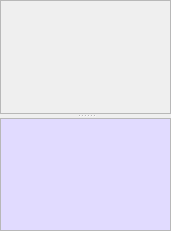
<ui version="4.0" >
 <class>frmComment</class>
 <widget class="QWidget" name="frmComment" >
  <property name="geometry" >
   <rect>
    <x>0</x>
    <y>0</y>
    <width>171</width>
    <height>231</height>
   </rect>
  </property>
  <property name="sizePolicy" >
   <sizepolicy>
    <hsizetype>3</hsizetype>
    <vsizetype>3</vsizetype>
    <horstretch>0</horstretch>
    <verstretch>0</verstretch>
   </sizepolicy>
  </property>
  <property name="minimumSize" >
   <size>
    <width>150</width>
    <height>50</height>
   </size>
  </property>
  <property name="contextMenuPolicy" >
   <enum>Qt::DefaultContextMenu</enum>
  </property>
  <property name="windowTitle" >
   <string>Comments</string>
  </property>
  <layout class="QGridLayout" >
   <property name="margin" >
    <number>0</number>
   </property>
   <property name="spacing" >
    <number>6</number>
   </property>
   <item row="0" column="0" >
    <widget class="QSplitter" name="splitter" >
     <property name="minimumSize" >
      <size>
       <width>16</width>
       <height>20</height>
      </size>
     </property>
     <property name="orientation" >
      <enum>Qt::Vertical</enum>
     </property>
     <property name="childrenCollapsible" >
      <bool>false</bool>
     </property>
     <widget class="QTextEdit" name="txtTranslatorComment" >
      <property name="enabled" >
       <bool>false</bool>
      </property>
      <property name="minimumSize" >
       <size>
        <width>0</width>
        <height>0</height>
       </size>
      </property>
      <property name="toolTip" >
       <string>Translators' comments</string>
      </property>
      <property name="whatsThis" >
       <string>&lt;h3>Translator Comment&lt;/h3>This is where translator can leave comments for other translators or for reviewers.</string>
      </property>
     </widget>
     <widget class="QTextEdit" name="txtLocationComment" >
      <property name="palette" >
       <palette>
        <active>
         <colorrole role="WindowText" >
          <brush brushstyle="SolidPattern" >
           <color alpha="255" >
            <red>0</red>
            <green>0</green>
            <blue>0</blue>
           </color>
          </brush>
         </colorrole>
         <colorrole role="Button" >
          <brush brushstyle="SolidPattern" >
           <color alpha="255" >
            <red>221</red>
            <green>223</green>
            <blue>228</blue>
           </color>
          </brush>
         </colorrole>
         <colorrole role="Light" >
          <brush brushstyle="SolidPattern" >
           <color alpha="255" >
            <red>255</red>
            <green>255</green>
            <blue>255</blue>
           </color>
          </brush>
         </colorrole>
         <colorrole role="Midlight" >
          <brush brushstyle="SolidPattern" >
           <color alpha="255" >
            <red>255</red>
            <green>255</green>
            <blue>255</blue>
           </color>
          </brush>
         </colorrole>
         <colorrole role="Dark" >
          <brush brushstyle="SolidPattern" >
           <color alpha="255" >
            <red>85</red>
            <green>85</green>
            <blue>85</blue>
           </color>
          </brush>
         </colorrole>
         <colorrole role="Mid" >
          <brush brushstyle="SolidPattern" >
           <color alpha="255" >
            <red>199</red>
            <green>199</green>
            <blue>199</blue>
           </color>
          </brush>
         </colorrole>
         <colorrole role="Text" >
          <brush brushstyle="SolidPattern" >
           <color alpha="255" >
            <red>0</red>
            <green>0</green>
            <blue>0</blue>
           </color>
          </brush>
         </colorrole>
         <colorrole role="BrightText" >
          <brush brushstyle="SolidPattern" >
           <color alpha="255" >
            <red>255</red>
            <green>255</green>
            <blue>255</blue>
           </color>
          </brush>
         </colorrole>
         <colorrole role="ButtonText" >
          <brush brushstyle="SolidPattern" >
           <color alpha="255" >
            <red>0</red>
            <green>0</green>
            <blue>0</blue>
           </color>
          </brush>
         </colorrole>
         <colorrole role="Base" >
          <brush brushstyle="SolidPattern" >
           <color alpha="255" >
            <red>225</red>
            <green>219</green>
            <blue>255</blue>
           </color>
          </brush>
         </colorrole>
         <colorrole role="Window" >
          <brush brushstyle="SolidPattern" >
           <color alpha="255" >
            <red>239</red>
            <green>239</green>
            <blue>239</blue>
           </color>
          </brush>
         </colorrole>
         <colorrole role="Shadow" >
          <brush brushstyle="SolidPattern" >
           <color alpha="255" >
            <red>0</red>
            <green>0</green>
            <blue>0</blue>
           </color>
          </brush>
         </colorrole>
         <colorrole role="Highlight" >
          <brush brushstyle="SolidPattern" >
           <color alpha="255" >
            <red>103</red>
            <green>141</green>
            <blue>178</blue>
           </color>
          </brush>
         </colorrole>
         <colorrole role="HighlightedText" >
          <brush brushstyle="SolidPattern" >
           <color alpha="255" >
            <red>255</red>
            <green>255</green>
            <blue>255</blue>
           </color>
          </brush>
         </colorrole>
         <colorrole role="Link" >
          <brush brushstyle="SolidPattern" >
           <color alpha="255" >
            <red>0</red>
            <green>0</green>
            <blue>238</blue>
           </color>
          </brush>
         </colorrole>
         <colorrole role="LinkVisited" >
          <brush brushstyle="SolidPattern" >
           <color alpha="255" >
            <red>82</red>
            <green>24</green>
            <blue>139</blue>
           </color>
          </brush>
         </colorrole>
         <colorrole role="AlternateBase" >
          <brush brushstyle="SolidPattern" >
           <color alpha="255" >
            <red>232</red>
            <green>232</green>
            <blue>232</blue>
           </color>
          </brush>
         </colorrole>
        </active>
        <inactive>
         <colorrole role="WindowText" >
          <brush brushstyle="SolidPattern" >
           <color alpha="255" >
            <red>0</red>
            <green>0</green>
            <blue>0</blue>
           </color>
          </brush>
         </colorrole>
         <colorrole role="Button" >
          <brush brushstyle="SolidPattern" >
           <color alpha="255" >
            <red>221</red>
            <green>223</green>
            <blue>228</blue>
           </color>
          </brush>
         </colorrole>
         <colorrole role="Light" >
          <brush brushstyle="SolidPattern" >
           <color alpha="255" >
            <red>255</red>
            <green>255</green>
            <blue>255</blue>
           </color>
          </brush>
         </colorrole>
         <colorrole role="Midlight" >
          <brush brushstyle="SolidPattern" >
           <color alpha="255" >
            <red>255</red>
            <green>255</green>
            <blue>255</blue>
           </color>
          </brush>
         </colorrole>
         <colorrole role="Dark" >
          <brush brushstyle="SolidPattern" >
           <color alpha="255" >
            <red>85</red>
            <green>85</green>
            <blue>85</blue>
           </color>
          </brush>
         </colorrole>
         <colorrole role="Mid" >
          <brush brushstyle="SolidPattern" >
           <color alpha="255" >
            <red>199</red>
            <green>199</green>
            <blue>199</blue>
           </color>
          </brush>
         </colorrole>
         <colorrole role="Text" >
          <brush brushstyle="SolidPattern" >
           <color alpha="255" >
            <red>0</red>
            <green>0</green>
            <blue>0</blue>
           </color>
          </brush>
         </colorrole>
         <colorrole role="BrightText" >
          <brush brushstyle="SolidPattern" >
           <color alpha="255" >
            <red>255</red>
            <green>255</green>
            <blue>255</blue>
           </color>
          </brush>
         </colorrole>
         <colorrole role="ButtonText" >
          <brush brushstyle="SolidPattern" >
           <color alpha="255" >
            <red>0</red>
            <green>0</green>
            <blue>0</blue>
           </color>
          </brush>
         </colorrole>
         <colorrole role="Base" >
          <brush brushstyle="SolidPattern" >
           <color alpha="255" >
            <red>225</red>
            <green>219</green>
            <blue>255</blue>
           </color>
          </brush>
         </colorrole>
         <colorrole role="Window" >
          <brush brushstyle="SolidPattern" >
           <color alpha="255" >
            <red>239</red>
            <green>239</green>
            <blue>239</blue>
           </color>
          </brush>
         </colorrole>
         <colorrole role="Shadow" >
          <brush brushstyle="SolidPattern" >
           <color alpha="255" >
            <red>0</red>
            <green>0</green>
            <blue>0</blue>
           </color>
          </brush>
         </colorrole>
         <colorrole role="Highlight" >
          <brush brushstyle="SolidPattern" >
           <color alpha="255" >
            <red>103</red>
            <green>141</green>
            <blue>178</blue>
           </color>
          </brush>
         </colorrole>
         <colorrole role="HighlightedText" >
          <brush brushstyle="SolidPattern" >
           <color alpha="255" >
            <red>255</red>
            <green>255</green>
            <blue>255</blue>
           </color>
          </brush>
         </colorrole>
         <colorrole role="Link" >
          <brush brushstyle="SolidPattern" >
           <color alpha="255" >
            <red>0</red>
            <green>0</green>
            <blue>238</blue>
           </color>
          </brush>
         </colorrole>
         <colorrole role="LinkVisited" >
          <brush brushstyle="SolidPattern" >
           <color alpha="255" >
            <red>82</red>
            <green>24</green>
            <blue>139</blue>
           </color>
          </brush>
         </colorrole>
         <colorrole role="AlternateBase" >
          <brush brushstyle="SolidPattern" >
           <color alpha="255" >
            <red>232</red>
            <green>232</green>
            <blue>232</blue>
           </color>
          </brush>
         </colorrole>
        </inactive>
        <disabled>
         <colorrole role="WindowText" >
          <brush brushstyle="SolidPattern" >
           <color alpha="255" >
            <red>128</red>
            <green>128</green>
            <blue>128</blue>
           </color>
          </brush>
         </colorrole>
         <colorrole role="Button" >
          <brush brushstyle="SolidPattern" >
           <color alpha="255" >
            <red>221</red>
            <green>223</green>
            <blue>228</blue>
           </color>
          </brush>
         </colorrole>
         <colorrole role="Light" >
          <brush brushstyle="SolidPattern" >
           <color alpha="255" >
            <red>255</red>
            <green>255</green>
            <blue>255</blue>
           </color>
          </brush>
         </colorrole>
         <colorrole role="Midlight" >
          <brush brushstyle="SolidPattern" >
           <color alpha="255" >
            <red>255</red>
            <green>255</green>
            <blue>255</blue>
           </color>
          </brush>
         </colorrole>
         <colorrole role="Dark" >
          <brush brushstyle="SolidPattern" >
           <color alpha="255" >
            <red>85</red>
            <green>85</green>
            <blue>85</blue>
           </color>
          </brush>
         </colorrole>
         <colorrole role="Mid" >
          <brush brushstyle="SolidPattern" >
           <color alpha="255" >
            <red>199</red>
            <green>199</green>
            <blue>199</blue>
           </color>
          </brush>
         </colorrole>
         <colorrole role="Text" >
          <brush brushstyle="SolidPattern" >
           <color alpha="255" >
            <red>199</red>
            <green>199</green>
            <blue>199</blue>
           </color>
          </brush>
         </colorrole>
         <colorrole role="BrightText" >
          <brush brushstyle="SolidPattern" >
           <color alpha="255" >
            <red>255</red>
            <green>255</green>
            <blue>255</blue>
           </color>
          </brush>
         </colorrole>
         <colorrole role="ButtonText" >
          <brush brushstyle="SolidPattern" >
           <color alpha="255" >
            <red>128</red>
            <green>128</green>
            <blue>128</blue>
           </color>
          </brush>
         </colorrole>
         <colorrole role="Base" >
          <brush brushstyle="SolidPattern" >
           <color alpha="255" >
            <red>239</red>
            <green>239</green>
            <blue>239</blue>
           </color>
          </brush>
         </colorrole>
         <colorrole role="Window" >
          <brush brushstyle="SolidPattern" >
           <color alpha="255" >
            <red>239</red>
            <green>239</green>
            <blue>239</blue>
           </color>
          </brush>
         </colorrole>
         <colorrole role="Shadow" >
          <brush brushstyle="SolidPattern" >
           <color alpha="255" >
            <red>0</red>
            <green>0</green>
            <blue>0</blue>
           </color>
          </brush>
         </colorrole>
         <colorrole role="Highlight" >
          <brush brushstyle="SolidPattern" >
           <color alpha="255" >
            <red>86</red>
            <green>117</green>
            <blue>148</blue>
           </color>
          </brush>
         </colorrole>
         <colorrole role="HighlightedText" >
          <brush brushstyle="SolidPattern" >
           <color alpha="255" >
            <red>255</red>
            <green>255</green>
            <blue>255</blue>
           </color>
          </brush>
         </colorrole>
         <colorrole role="Link" >
          <brush brushstyle="SolidPattern" >
           <color alpha="255" >
            <red>0</red>
            <green>0</green>
            <blue>238</blue>
           </color>
          </brush>
         </colorrole>
         <colorrole role="LinkVisited" >
          <brush brushstyle="SolidPattern" >
           <color alpha="255" >
            <red>82</red>
            <green>24</green>
            <blue>139</blue>
           </color>
          </brush>
         </colorrole>
         <colorrole role="AlternateBase" >
          <brush brushstyle="SolidPattern" >
           <color alpha="255" >
            <red>232</red>
            <green>232</green>
            <blue>232</blue>
           </color>
          </brush>
         </colorrole>
        </disabled>
       </palette>
      </property>
      <property name="toolTip" >
       <string>String's location</string>
      </property>
      <property name="whatsThis" >
       <string>&lt;h3>Location Comment&lt;/h3>This non editable comment contains information about where the message is found in the source code. It will be appeared once there is comments only. You can hide the comment editor by deactivating Views - Show Comment.</string>
      </property>
      <property name="readOnly" >
       <bool>true</bool>
      </property>
     </widget>
    </widget>
   </item>
  </layout>
 </widget>
 <resources/>
 <connections/>
</ui>
